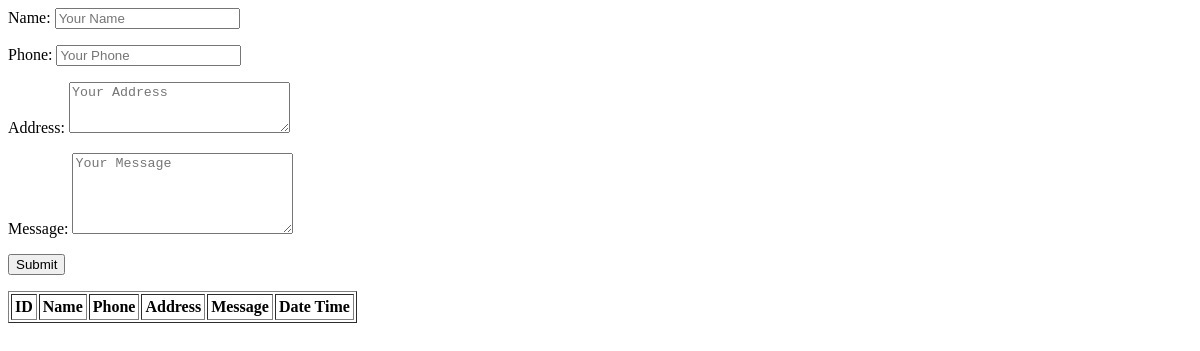
Before: / with the older database file.
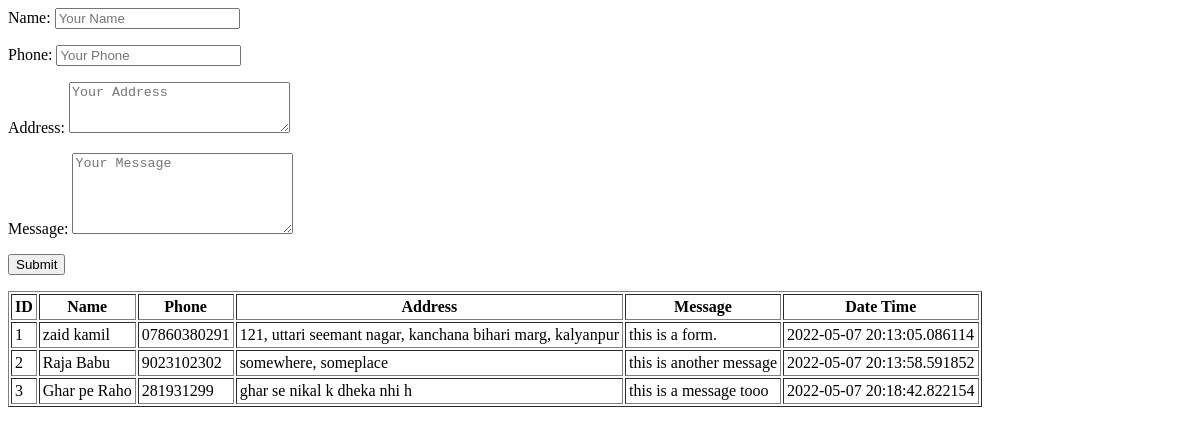
After: the same page with the newer database file.
### db_ex.py (models this page shows, shortened)
class Contact(Base):
    __tablename__ = 'contacts'
    id = Column(Integer, primary_key=True)
    name = Column(String(25))
    phone = Column(String(15))
    address = Column(String(100))
    message = Column(String(100))
    created_on = Column(DateTime, default=datetime.now)

### backend.py (the view)
@app.route('/')
def index():
    db = open_db()
    contacts = db.query(Contact).all()
    db.close()
    return render_template('index.html', cnts=contacts)

### backend.py (called while the page is built)
def open_db():
    engine = create_engine('sqlite:///db.sqlite', echo=True)
    s = sessionmaker(bind=engine)
    return s()

### templates/index.html
<form action="/submit" method="post">
    <p>
        <label for="name">Name:</label>
        <input type="text" name="name" id="name" placeholder="Your Name" />
    </p>
    <p>
        <label for="phone">Phone:</label>
        <input type="text" name="phone" id="phone" maxlength="12" placeholder="Your Phone" />
    </p>
    <p>
        <label for="address">Address:</label>
        <textarea name="address" id="address" rows="3" cols="25" placeholder="Your Address"></textarea>
    </p>
    <p>
        <label for="message">Message:</label>
        <textarea name="message" id="message" rows="5" cols="25" placeholder="Your Message"></textarea>
    </p>
    <p>
        <input type="submit" value="Submit" />
    </p>
</form>
<div>
    <table border="1" cellpadding="3">
        <thead>
            <tr>
                <th>ID</th>
                <th>Name</th>
                <th>Phone</th>
                <th>Address</th>
                <th>Message</th>
                <th>Date Time</th>
            </tr>
        </thead>
        <tbody>
            {% for row in cnts %}
            <tr>
                <td>{{ row.id }}</td>
                <td>{{ row.name }}</td>
                <td>{{ row.phone }}</td>
                <td>{{ row.address }}</td>
                <td>{{ row.message }}</td>
                <td>{{ row.created_on }}</td>
            </tr>
            {% endfor %}
        </tbody>
    </table>
</div>

Changed rows visible on the page:
added Contact: id "1", name "zaid kamil", phone "07860380291", address "121, uttari seemant nagar, kanchana bihari marg, kalyanpur", message "this is a form.", created_on "2022-05-07 20:13:05.086114"
added Contact: id "2", name "Raja Babu", phone "9023102302", address "somewhere, someplace", message "this is another message", created_on "2022-05-07 20:13:58.591852"
added Contact: id "3", name "Ghar pe Raho", phone "281931299", address "ghar se nikal k dheka nhi h", message "this is a message tooo", created_on "2022-05-07 20:18:42.822154"
